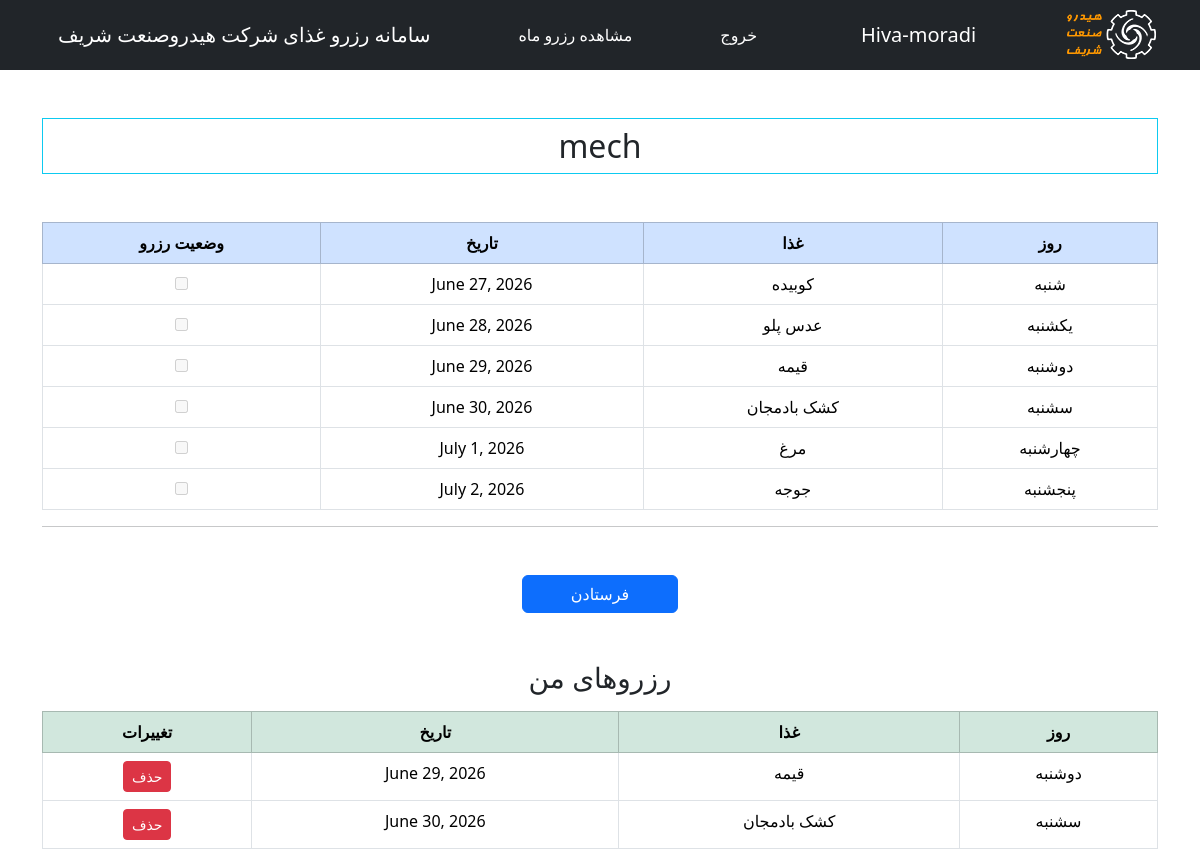
/account/reserve (signed in), run on the app's committed database.
### accounts/models.py (models this page shows, shortened)
class Employees(models.Model):
    LOCATION_CHOISES=[('sanat','صنعت'),('golchin','گلچین'),('mech','مکانیک')]
    user=models.ForeignKey(User,on_delete=models.CASCADE)
    location=models.CharField(max_length=20,choices=LOCATION_CHOISES)

class FoodMenu(models.Model):
    DAY_CHOICES=[(5,'شنبه'),(6,'یکشنبه'),(0,'دوشنبه'),(1,'سه‌شنبه'),(2,'چهارشنبه'),(3,'پنجشنبه')]
    LOCATION_CHOISES=[('sanat','صنعت'),('golchin','گلچین'),('mech','مکانیک')]
    location=models.CharField(max_length=30 , choices=LOCATION_CHOISES)
    day=models.CharField(max_length=20,choices=DAY_CHOICES)
    food=models.CharField(max_length=50)
    date=models.DateField(default=timezone.now)
    price=models.IntegerField(default=0)

class Reservation(models.Model):
    employee=models.ForeignKey(Employees,on_delete=models.CASCADE)
    menu=models.ForeignKey(FoodMenu,on_delete=models.CASCADE)
    reserve_date=models.DateField(default=timezone.now)
    reserved_by=models.ForeignKey(User,on_delete=models.SET_NULL,null=True,blank=True)

### accounts/views.py (the view, shortened to what this page needs)
# urls.py: path('reserve',views.reserve_view, name='reserve'),
@never_cache
@login_required
def reserve_view(request):
    employee=Employees.objects.get(user=request.user)
    food_list=FoodMenu.objects.filter(location=employee.location)
    today=timezone.localdate()
    now = timezone.localtime().time()
    reservations = Reservation.objects.filter(employee=employee)
    employee = Employees.objects.get(user=request.user)
    if request.method=='POST':
        for item in food_list:
            selected = request.POST.get(f'food_{item.id}')
            if selected:
                Reservation.objects.get_or_create(employee=employee,menu=item,defaults={'reserved_by':request.user})
        reservations = Reservation.objects.filter(employee=employee)
    return render(
        request,
        'accounts/reserve_view.html',
        {'reservations': reservations ,'food_list': food_list,'location':employee.location,'today':today}
    )

### templates/accounts/reserve_view.html (shortened to what this page needs)
{% load humanize %} {% load static %}
<!doctype html>
<html lang="fa" dir="rtl">
  <head>
    <link
      rel="stylesheet"
      href="https://cdn.jsdelivr.net/npm/bootstrap@5.3.3/dist/css/bootstrap.rtl.min.css"
    />
  </head>
  <body>
    <nav class="navbar navbar-dark bg-dark">
      <div class="container">
        <img src="{% static 'images/logo.png' %}" alt="" />
        <div class="navbar-brand">{{user.username}}</div>
        <div class="header_item">
          <a
            href="{% url 'logout' %}"
            style="color: white; text-decoration: none"
            >خروج</a
          >
        </div>
        <div class="header_item">
          <a
            href="{% url 'my_reservations' %}"
            style="color: white; text-decoration: none"
            >مشاهده رزرو ماه</a
          >
        </div>
        <span class="navbar-brand">سامانه رزرو غذای شرکت هیدروصنعت شریف</span>
      </div>
    </nav>
    <div class="container">
      <p class="border text-center border-info mt-5 p-2 h2">{{ location }}</p>
    </div>
    <div class="container mt-5">
      <form method="post">
        <table
          class="table table-bordered table-hover text-center align-middle"
        >
          <thead class="table-primary">
            <th>روز</th>
            <th>غذا</th>
            <th>تاریخ</th>
            <th>وضعیت رزرو</th>
          </thead>
          <tbody>
            {% for item in food_list %}
            <tr>
              <td>{{item.day}}</td>
              <td>{{item.food}}</td>
              <td>{{item.date}}</td>
              <td>
                {% if item.date > today %}
                <input type="checkbox" name="food_{{ item.id }}" id="" />
                {% else %}
                <input
                  type="checkbox"
                  name="food_{{ item.id }}"
                  id=""
                  disabled
                />
                {% endif %}
              </td>
            </tr>
            {% endfor %}
          </tbody>
        </table>
        <hr />
        <div class="text-center mt-5">
          {% if message %}
          <input
            type="submit"
            value="فرستادن"
            class="btn btn-primary px-5"
            disabled
          />
          {% else %}
          <input type="submit" value="فرستادن" class="btn btn-primary px-5" />
          {% endif %}
        </div>
        <h3 class="text-center mt-5">رزروهای من</h3>
        <table class="table table-bordered text-center mt-3">
          <thead class="table-success">
            <tr>
              <th>روز</th>
              <th>غذا</th>
              <th>تاریخ</th>
              <th>تغییرات</th>
            </tr>
          </thead>
          <tbody>
            {% for r in reservations %}
            <tr>
              <td>{{ r.menu.day }}</td>
              <td>{{ r.menu.food }}</td>
              <td>{{ r.menu.date }}</td>
              <td>
                <a
                  href="{% url 'delete_reservation' r.id %}"
                  class="btn btn-danger btn-sm"
                  onclick="return confirm('حذف شود؟');"
                >
                  حذف
                </a>
              </td>
            </tr>
            {% empty %}
            <tr>
              <td colspan="4">هیچ رزروی ثبت نشده</td>
            </tr>
            {% endfor %}
          </tbody>
        </table>
      </form>
    </div>
  </body>
</html>

### data on the page
Employees: location "mech"
FoodMenu: day "شنبه", food "کوبیده", date "June 27, 2026"
FoodMenu: day "یکشنبه", food "عدس پلو", date "June 28, 2026"
FoodMenu: day "دوشنبه", food "قیمه", date "June 29, 2026"
FoodMenu: day "سشنبه", food "کشک بادمجان", date "June 30, 2026"
FoodMenu: day "چهارشنبه", food "مرغ", date "July 1, 2026"
FoodMenu: day "پنجشنبه", food "جوجه", date "July 2, 2026"
Reservation: menu.day "دوشنبه", menu.food "قیمه", menu "June 29, 2026"
Reservation: menu.day "سشنبه", menu.food "کشک بادمجان", menu "June 30, 2026"

### other printed values
{{ user.username }} "Hiva-moradi"
